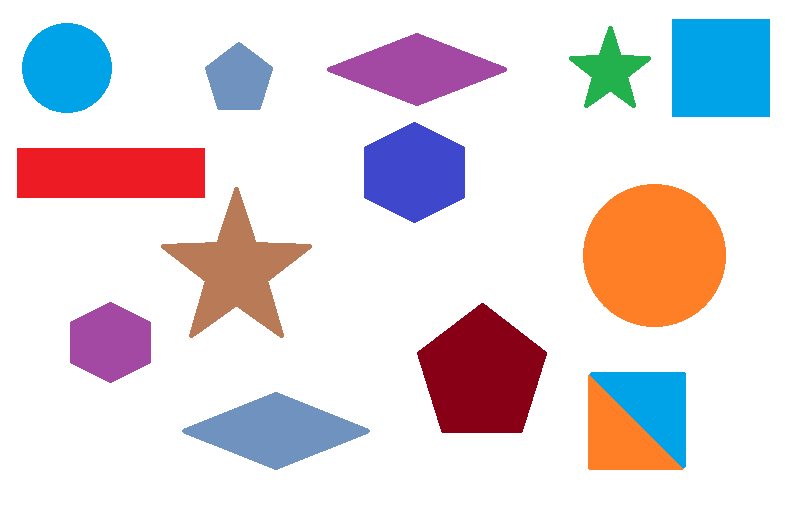
//> input picture data/test.png, 786 x 506 px
$ ./UseGeometry   (built with g++ and OpenCV 4)
//> lines starting //> are read from the running program, lines starting //| are printed output that depends on the picture; after the words box and inside, x2 and y2 are one past the last pixel; in counts of white or black regions, pixels touching at a corner belong together
//
// Created by wxq on 2020/10/10.
//
#include <iostream>
#include <opencv2/opencv.hpp>
#include <opencv2/core/core.hpp>

// #include <opencv2/dnn.hpp>
#include <stdio.h>
#include <stdlib.h>
#include <math.h>
#include <iostream>

using namespace cv;
using namespace std;

// TODO: OpenCV的DNN深度神经网络模块，未使用的模块，备用,需要包含头文件: opencv2/dnn.hpp
// using namespace dnn;

const int COLOR_VALUE = 5;
const int FLAG_VALUE = 5;
const double AREA_SIZE = 10.0;

// use 'UNIX like' path, RGBA image
const string INPUT_IMAGE = "data/test.png";
const string OUTPUT_IMAGE = "data/result.png";

//const string INPUT_IMAGE = "1.jpg";
//const string OUTPUT_IMAGE = "output.png";


int main(int argc, char* argv[]) {

    // 读取图片
//    Mat sourceImage = imread(INPUT_IMAGE);
//    Mat inputImage;
//    resize(sourceImage, inputImage, cvSize(640,480));
    Mat inputImage = imread(INPUT_IMAGE);
//> inputImage is the input picture: 506 rows x 786 cols, CV_8UC3; mean B, G, R 220, 215.1, 224.2


    // 判断图像是否为空
    if (inputImage.empty()) {
        cout << "源图像读取失败" << endl;
        // 返回错误代码并退出函数
        return -1;
    }

    // 转换图像类型
    Mat __inputImage;
    Mat __tmpImage;
    cvtColor(inputImage, __tmpImage, CV_BGRA2BGR);
    __tmpImage.convertTo(__inputImage, CV_8U);


    // 克隆图像
    // 用于检测圆
    Mat __useCircleImage = __inputImage.clone();
    // 用于检测其他图形
    Mat __useOtherImage = __inputImage.clone();
    // 结果图像
    Mat __resultImage = __inputImage.clone();

    /// 检测圆的算法部分

    // 中值滤波
    Mat __CircleMedianBlurImage;
    medianBlur(__useCircleImage, __CircleMedianBlurImage, 5);

    namedWindow("中值滤波结果", CV_WINDOW_AUTOSIZE);
    imshow("中值滤波结果", __CircleMedianBlurImage);
    waitKey(0);

    // 转换为灰度图像
//    Mat __CircleGrayImage;
//    cvtColor(__CircleMedianBlurImage, __CircleGrayImage, CV_BGR2GRAY);

    // Canny边缘检测
    Mat __CircleCannyImage;
//    Canny(__CircleGrayImage, __CircleCannyImage, 100, 200);
    Canny(__CircleMedianBlurImage, __CircleCannyImage, 100, 200);
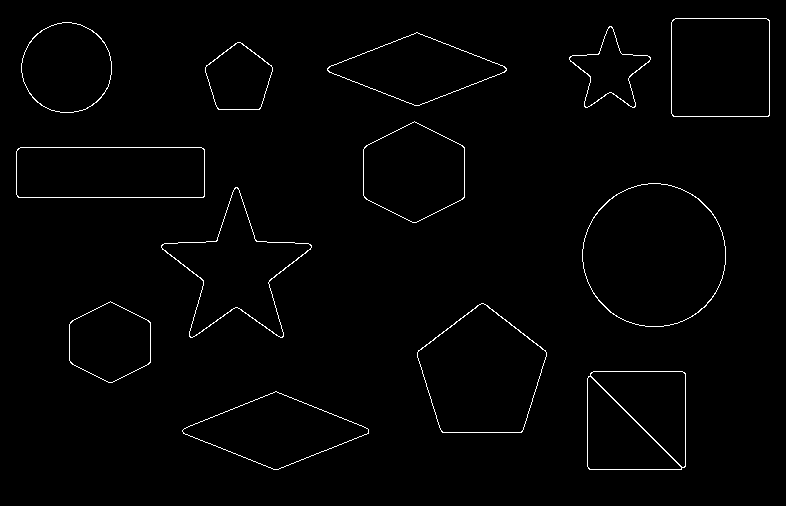
//> __CircleCannyImage: 506 rows x 786 cols, CV_8UC1; 1.3% white in thin lines or dots, all inside (x1, y1, x2, y2) = (16, 18, 770, 470)

    namedWindow("边缘检测结果", CV_WINDOW_AUTOSIZE);
    imshow("边缘检测结果", __CircleCannyImage);
    waitKey(0);

    // 用于存储计算结果
    vector<Vec3f> pcircles;

    // 霍夫圆检测
    HoughCircles(__CircleCannyImage, pcircles, CV_HOUGH_GRADIENT, 1.2, 100, 130, 38, 20, 100);
//> pcircles = 2 circles (x, y, radius): [654.6, 255, 71.96], [66.6, 66.6, 45.2]

    // 处理检测结果
    for (size_t i = 0; i < pcircles.size(); i++) {
        // 用于存储当前的圆的识别信息
        Vec3f cc = pcircles[i];

        // 存储BGR三个通道的值
        uchar __targetBlue = __useCircleImage.at<cv::Vec3b>(cc[1], cc[0])[0];
        uchar __targetGreen = __useCircleImage.at<cv::Vec3b>(cc[1], cc[0])[1];
        uchar __targetRed = __useCircleImage.at<cv::Vec3b>(cc[1], cc[0])[2];

        // 绘制文本
        string tempText = "<" + std::to_string((int)(cc[0])) + ", " + std::to_string((int)(cc[1])) + ">";
        putText(__useCircleImage, tempText, Point(cc[0] - 20, cc[1]), FONT_HERSHEY_PLAIN, 0.7, Scalar(255, 255, 255), 1, 8, false);
        putText(__resultImage, tempText, Point(cc[0] - 20, cc[1]), FONT_HERSHEY_PLAIN, 0.7, Scalar(255, 255, 255), 1, 8, false);

        // 绘制圆形和圆的轮廓
        circle(__useCircleImage, Point(cc[0], cc[1]), cc[2], Scalar(255, 0, 0), 2);
        circle(__resultImage, Point(cc[0], cc[1]), cc[2], Scalar(255, 0, 0), 2);
        circle(__useCircleImage, Point(cc[0], cc[1]), 1, Scalar(0, 255, 0), 2);
        circle(__resultImage, Point(cc[0], cc[1]), 1, Scalar(0, 255, 0), 2);
        // 打印提示
        cout << "位于Point<" << std::to_string((int)(cc[0])) << ", " << std::to_string((int)(cc[1])) << ">" << "存在圆形, " << "中心点颜色Color(" << std::to_string(__targetRed) << ", " << std::to_string(__targetGreen) << ", " << std::to_string(__targetBlue) << ")" << endl;
    }
//> this loop made 2 passes
//> (cc, tempText) on passes 1 to 2: ([654.6, 255, 71.96], "<654, 255>"), ([66.6, 66.6, 45.2], "<66, 66>")
//> (printed output is left out)
//> pass 2, `putText(__useCircleImage, tempText, Point(cc[0] - 20, cc[1]), FONT_HER..`:
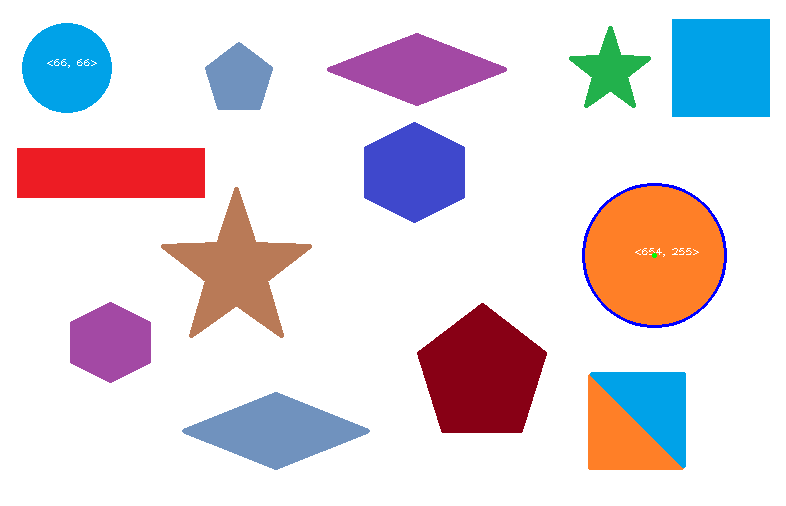
//> __useCircleImage: 506 rows x 786 cols, CV_8UC3; mean B, G, R 220.6, 214.6, 223.4
//> after the loop:
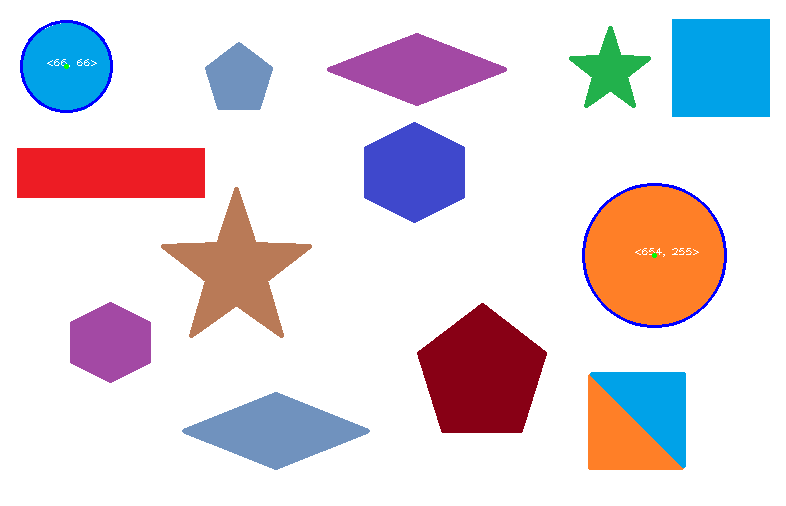
//> __useCircleImage: 506 rows x 786 cols, CV_8UC3; 0.22% of pixels changed, all inside (x1, y1, x2, y2) = (20, 20, 113, 113)
    namedWindow("圆检测结果", CV_WINDOW_AUTOSIZE);
    imshow("圆检测结果", __useCircleImage);
    waitKey(0);

    /// 检测五边形，六边形、三角形

    // 转换为灰度图像
    Mat __OtherGrayImage;
    cvtColor(__useOtherImage, __OtherGrayImage, CV_BGR2GRAY);
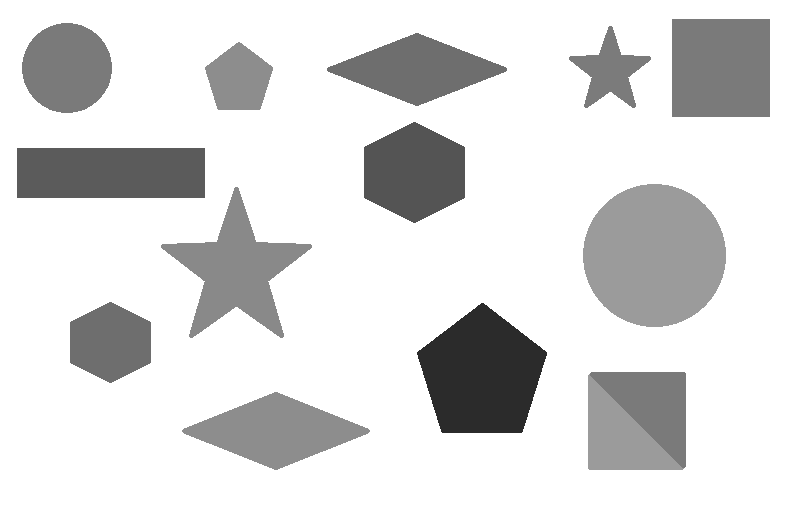
//> __OtherGrayImage: 506 rows x 786 cols, CV_8UC1; min 43, max 255, mean 218.4

    // 图像二值化
    Mat __OtherThresholdImage;
    threshold(__OtherGrayImage, __OtherThresholdImage, 0, 255, THRESH_BINARY_INV | THRESH_OTSU);
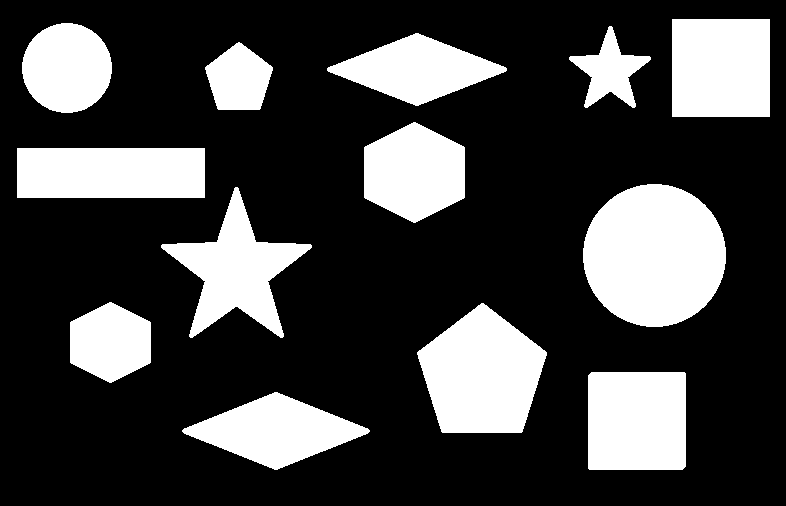
//> __OtherThresholdImage: 506 rows x 786 cols, CV_8UC1; 26.3% white; 13 white regions, largest, box (x1, y1, x2, y2) and area: (583, 184, 726, 327) 16033, (417, 303, 547, 433) 11785, (672, 19, 770, 117) 9604

    // namedWindow("二值化结果", CV_WINDOW_AUTOSIZE);
    // imshow("二值化结果", __OtherThresholdImage);

    // 用于存储Point的向量
    vector<vector<Point>> __contours;
    vector<Vec4i> __hierarchy;

    // 轮廓发现
    findContours(__OtherThresholdImage, __contours, __hierarchy, RETR_EXTERNAL, CHAIN_APPROX_SIMPLE, Point(0, 0));
    vector<vector<Point>> __contourPloy(__contours.size());

    // 定义三种颜色
    const Scalar blue = Scalar(255, 0, 0);
    const Scalar green = Scalar(0, 255, 0);
    const Scalar red = Scalar(0, 0, 255);

    // 用于计算色彩差的阈值
    int __colorValue = COLOR_VALUE;

    // 处理发现的轮廓
    for (size_t i = 0; i < __contours.size(); i++) {
        // 计算轮廓周长
        double __epsilon = 0.02 * arcLength(__contours[i], true);

        // 多边拟合
        approxPolyDP(Mat(__contours[i]), __contourPloy[i], __epsilon, true);

        // 计算中心距
        Moments moment;
        moment = moments(__contours[i]);
        int x = (int)(moment.m10 / moment.m00);
        int y = (int)(moment.m01 / moment.m00);

        // 三角形检测
        if (__contourPloy[i].size() == 3) {
            // 绘制轮廓
            drawContours(__useOtherImage, __contours, i, blue, 2);
            drawContours(__resultImage, __contours, i, blue, 2);

            // 绘制中心点坐标文本
            string tempText = "<" + std::to_string(x) + ", " + std::to_string(y) + ">";
            putText(__useOtherImage, tempText, Point(x - 20, y), FONT_HERSHEY_PLAIN, 0.7, Scalar(255, 255, 255), 1, 8, false);
            putText(__resultImage, tempText, Point(x - 20, y), FONT_HERSHEY_PLAIN, 0.7, Scalar(255, 255, 255), 1, 8, false);

            // 提取中心点颜色
            uchar __targetBlue = __useOtherImage.at<cv::Vec3b>(y, x)[0];
            uchar __targetGreen = __useOtherImage.at<cv::Vec3b>(y, x)[1];
            uchar __targetRed = __useOtherImage.at<cv::Vec3b>(y, x)[2];
            // 绘制中心点
            circle(__useOtherImage, Point(x, y), 2, red, -1);
            circle(__resultImage, Point(x, y), 2, red, -1);

            cout << "位于Point<" << std::to_string(x) << ", " << std::to_string(y) << ">";
            cout << "存在三角形, ";
            cout << "中心点颜色Color(" << std::to_string(__targetRed) << ", " << std::to_string(__targetGreen) << ", " << std::to_string(__targetBlue) << ")" << endl;

            // 四边形检测
        } else if (__contourPloy[i].size() == 4) {

            // 四个坐标点的颜色信息
            uchar __bottomBlue = __useOtherImage.at<cv::Vec3b>(y + 20, x)[0];
            uchar __bottomGreen = __useOtherImage.at<cv::Vec3b>(y + 20, x)[1];
            uchar __bottomRed = __useOtherImage.at<cv::Vec3b>(y + 20, x)[2];
            circle(__useOtherImage, Point(x, y + 20), 2, green, -1);
            circle(__resultImage, Point(x, y + 20), 2, green, -1);

            uchar __topBlue = __useOtherImage.at<cv::Vec3b>(y - 20, x)[0];
            uchar __topGreen = __useOtherImage.at<cv::Vec3b>(y - 20, x)[1];
            uchar __topRed = __useOtherImage.at<cv::Vec3b>(y - 20, x)[2];
            circle(__useOtherImage, Point(x, y - 20), 2, green, -1);
            circle(__resultImage, Point(x, y - 20), 2, green, -1);

            uchar __leftBlue = __useOtherImage.at<cv::Vec3b>(y, x + 20)[0];
            uchar __leftGreen = __useOtherImage.at<cv::Vec3b>(y, x + 20)[1];
            uchar __leftRed = __useOtherImage.at<cv::Vec3b>(y, x + 20)[2];
            circle(__useOtherImage, Point(x + 20, y), 2, green, -1);
            circle(__resultImage, Point(x + 20, y), 2, green, -1);

            uchar __rightBlue = __useOtherImage.at<cv::Vec3b>(y + 10, x - 20)[0];
            uchar __rightGreen = __useOtherImage.at<cv::Vec3b>(y + 10, x - 20)[1];
            uchar __rightRed = __useOtherImage.at<cv::Vec3b>(y + 10, x - 20)[2];
            circle(__useOtherImage, Point(x - 20, y), 2, green, -1);
            circle(__resultImage, Point(x - 20, y), 2, green, -1);

            // 计算色差
            int __bottomTopBlue = abs((int)(__bottomBlue)-(int)(__topBlue));
            int __bottomTopGreen = abs((int)(__bottomGreen)-(int)(__topGreen));
            int __bottomTopRed = abs((int)(__bottomRed)-(int)(__topRed));

            int __leftRightBlue = abs((int)(__leftBlue)-(int)(__rightBlue));
            int __leftRightGreen = abs((int)(__leftGreen)-(int)(__rightGreen));
            int __leftRightRed = abs((int)(__leftRed)-(int)(__rightRed));

            // 判断是否存在色差大于__colorValue
            bool __bottomTopColor = (__bottomTopBlue > __colorValue) || (__bottomTopGreen > __colorValue) || (__bottomTopRed > __colorValue);
            bool __leftRightColor = (__leftRightBlue > __colorValue) || (__leftRightGreen > __colorValue) || (__leftRightRed > __colorValue);

            // 存在特殊四边形
            if (__bottomTopColor || __leftRightColor) {
                // 绘制轮廓
                drawContours(__useOtherImage, __contours, i, blue, 2);
                drawContours(__resultImage, __contours, i, blue, 2);

                // 显示坐标点文本
                string tempText = "<" + std::to_string(x) + ", " + std::to_string(y) + ">";
                putText(__useOtherImage, tempText, Point(x - 20, y), FONT_HERSHEY_PLAIN, 0.7, Scalar(255, 255, 255), 1, 8, false);
                putText(__resultImage, tempText, Point(x - 20, y), FONT_HERSHEY_PLAIN, 0.7, Scalar(255, 255, 255), 1, 8, false);

                // 显示信息
                cout << "位于Point<" << std::to_string(x) << ", " << std::to_string(y) << ">";
                cout << "存在特殊四边形, 中心点位置: Point(" << std::to_string(x) << ", " << std::to_string(y) << ")" << endl;
                if (__bottomTopColor) {
                    cout << "|__测试点(上)颜色Color(" << std::to_string((int)__topRed) << ", " << std::to_string((int)__topGreen) << ", " << std::to_string((int)__topBlue) << ")" << endl;
                    cout << "|__测试点(下)颜色Color(" << std::to_string((int)__bottomRed) << ", " << std::to_string((int)__bottomGreen) << ", " << std::to_string((int)__bottomBlue) << ")" << endl;
                }
                if (__leftRightColor) {
                    cout << "|__测试点(左)颜色Color(" << std::to_string((int)__leftRed) << ", " << std::to_string((int)__leftGreen) << ", " << std::to_string((int)__leftRed) << ")" << endl;
                    cout << "|__测试点(右)颜色Color(" << std::to_string((int)__rightBlue) << ", " << std::to_string((int)__rightGreen) << ", " << std::to_string((int)__rightRed) << ")" << endl;
                }

                // 判断为矩形
            } else if ((!__bottomTopColor) && (!__leftRightColor)) {
                // 绘制轮廓
                drawContours(__useOtherImage, __contours, i, blue, 2);
                drawContours(__resultImage, __contours, i, blue, 2);
                // 显示信息
                cout << "位于Point<" << std::to_string(x) << ", " << std::to_string(y) << ">";
                // 绘制中心点坐标信息
                string tempText = "<" + std::to_string(x) + ", " + std::to_string(y) + ">";
                putText(__useOtherImage, tempText, Point(x - 20, y), FONT_HERSHEY_PLAIN, 0.7, Scalar(255, 255, 255), 1, 8, false);
                putText(__resultImage, tempText, Point(x - 20, y), FONT_HERSHEY_PLAIN, 0.7, Scalar(255, 255, 255), 1, 8, false);

                // 第一个点
                int tempx1 = __contours[i][0].x;
                int tempy1 = __contours[i][0].y;

                // 第一个点与中心点的差距
                int __flagValue = FLAG_VALUE;

                // 计算第一个点的col与中心点的col的差值
                bool flagx1 = abs(tempx1 - x) >= __flagValue ? true : false;

                // 计算第一个点的row与中心点的row的差值
                bool flagy1 = abs(tempy1 - y) >= __flagValue ? true : false;

                // 计算第一个点到中心点的差值
                bool flagxy1 = abs(abs(tempx1 - x) - abs(tempy1 - y)) >= __flagValue ? true : false;

                // 表明中心点与第一个点的X距离之差大于flagValue
                if (flagx1 && (!flagy1)) {
                    cout << "存在菱形, ";
                }

                // 表明中心点与第一个点的XY距离之差大于flagValue
                if (flagx1 && flagy1) {
                    if (flagxy1) {
                        cout << "存在矩形<长方形>, ";
                    } else {
                        cout << "存在矩形<正方形>, ";
                    }

                }

                // 表明中心点与第一个点的Y距离之差大于flagValue
                if ((!flagx1) && flagy1) {
                    cout << "存在菱形, ";
                }
                // 绘制第一个点为位置
                circle(__useOtherImage, Point(tempx1, tempy1), 2, red, -1);

                // 提取颜色， 显示信息
                uchar __targetBlue = __useOtherImage.at<cv::Vec3b>(y, x)[0];
                uchar __targetGreen = __useOtherImage.at<cv::Vec3b>(y, x)[1];
                uchar __targetRed = __useOtherImage.at<cv::Vec3b>(y, x)[2];
                circle(__useOtherImage, Point(x, y), 2, red, -1);
                circle(__resultImage, Point(x, y), 2, red, -1);
                cout << "中心点颜色Color(" << std::to_string(__targetRed) << ", " << std::to_string(__targetGreen) << ", " << std::to_string(__targetBlue) << ")" << endl;
            }
            // 判断为5边形
        } else if (__contourPloy[i].size() == 5) {
            // 绘制轮廓
            drawContours(__useOtherImage, __contours, i, blue, 2);
            drawContours(__resultImage, __contours, i, blue, 2);

            // 读取中心点颜色
            uchar __targetBlue = __useOtherImage.at<cv::Vec3b>(y, x)[0];
            uchar __targetGreen = __useOtherImage.at<cv::Vec3b>(y, x)[1];
            uchar __targetRed = __useOtherImage.at<cv::Vec3b>(y, x)[2];

            // 绘制中心点
            circle(__useOtherImage, Point(x, y), 2, red, -1);
            circle(__resultImage, Point(x, y), 2, red, -1);

            // 绘制中心点坐标信息
            string tempText = "<" + std::to_string(x) + ", " + std::to_string(y) + ">";
            putText(__useOtherImage, tempText, Point(x - 20, y), FONT_HERSHEY_PLAIN, 0.7, Scalar(255, 255, 255), 1, 8, false);
            putText(__resultImage, tempText, Point(x - 20, y), FONT_HERSHEY_PLAIN, 0.7, Scalar(255, 255, 255), 1, 8, false);

            // 显示信息
            cout << "位于Point<" << std::to_string(x) << ", " << std::to_string(y) << ">";
            cout << "存在五边形, ";
            cout << "中心点颜色Color(" << std::to_string(__targetRed) << ", " << std::to_string(__targetGreen) << ", " << std::to_string(__targetBlue) << ")" << endl;
            // 判断为六边形
        } else if (__contourPloy[i].size() == 6) {
            // 绘制轮廓
            drawContours(__useOtherImage, __contours, i, blue, 2);
            drawContours(__resultImage, __contours, i, blue, 2);

            // 读取中心点颜色
            uchar __targetBlue = __useOtherImage.at<cv::Vec3b>(y, x)[0];
            uchar __targetGreen = __useOtherImage.at<cv::Vec3b>(y, x)[1];
            uchar __targetRed = __useOtherImage.at<cv::Vec3b>(y, x)[2];

            // 绘制中心点
            circle(__useOtherImage, Point(x, y), 2, red, -1);
            circle(__resultImage, Point(x, y), 2, red, -1);

            // 绘制中心点坐标信息
            string tempText = "<" + std::to_string(x) + ", " + std::to_string(y) + ">";
            putText(__useOtherImage, tempText, Point(x - 20, y), FONT_HERSHEY_PLAIN, 0.7, Scalar(255, 255, 255), 1, 8, false);
            putText(__resultImage, tempText, Point(x - 20, y), FONT_HERSHEY_PLAIN, 0.7, Scalar(255, 255, 255), 1, 8, false);

            // 显示信息
            cout << "位于Point<" << std::to_string(x) << ", " << std::to_string(y) << ">";
            cout << "存在六边形, ";
            cout << "中心点颜色Color(" << std::to_string(__targetRed) << ", " << std::to_string(__targetGreen) << ", " << std::to_string(__targetBlue) << ")" << endl;

            // 判断为圆形或者是星星
        } else if (__contourPloy[i].size() >= 10) {
            // 绘制轮廓
            drawContours(__useOtherImage, __contours, i, blue, 2);
            drawContours(__resultImage, __contours, i, blue, 2);
            // 中心点颜色取值
            uchar __targetBlue = __useOtherImage.at<cv::Vec3b>(y, x)[0];
            uchar __targetGreen = __useOtherImage.at<cv::Vec3b>(y, x)[1];
            uchar __targetRed = __useOtherImage.at<cv::Vec3b>(y, x)[2];
            // 绘制中心点
            circle(__useOtherImage, Point(x, y), 2, red, -1);
            circle(__resultImage, Point(x, y), 2, red, -1);
            // 绘制中心点坐标文本
            string tempText = "<" + std::to_string(x) + ", " + std::to_string(y) + ">";
            putText(__useOtherImage, tempText, Point(x - 20, y), FONT_HERSHEY_PLAIN, 0.7, Scalar(255, 255, 255), 1, 8, false);
            putText(__resultImage, tempText, Point(x - 20, y), FONT_HERSHEY_PLAIN, 0.7, Scalar(255, 255, 255), 1, 8, false);

            // 获取第一个点
            int tempx = __contours[i][0].x;
            int tempy = __contours[i][0].y;
            circle(__useOtherImage, Point(tempx, tempy), 2, red, -1);
            circle(__resultImage, Point(tempx, tempy), 2, red, -1);

            // 计算中心点到第一个点的距离
            double __computeLength = (int)(abs(sqrt(pow((tempx - x), 2) + pow((tempy - y), 2))));

            // 计算面积
            double __computeArea = (double)(3.1415926525 * pow(__computeLength, 2));

            // 获取面积
            double __conArea = contourArea(__contours[i]);

            // 比较面积
            double __areaSize = AREA_SIZE;
            // cout << "计算的面积=" << __computeArea << endl;
            // cout << "获取的面积=" << __conArea << endl;

            bool __isStar = abs(__conArea - __computeArea) > __areaSize ? true : false;

            // 显示提示信息
            cout << "位于Point<" << std::to_string(x) << ", " << std::to_string(y) << ">";
            if (__isStar) {
                cout << "存在星星, ";
            } else {
                cout << "存在圆形, ";
            }

            cout << "中心点颜色Color(" << std::to_string(__targetRed) << ", " << std::to_string(__targetGreen) << ", " << std::to_string(__targetBlue) << ")" << endl;

            // 无法判断或者误判断的图形
        } else {

            // 读取中心点颜色
            uchar __targetBlue = __useOtherImage.at<cv::Vec3b>(y, x)[0];
            uchar __targetGreen = __useOtherImage.at<cv::Vec3b>(y, x)[1];
            uchar __targetRed = __useOtherImage.at<cv::Vec3b>(y, x)[2];

            // [11 lines of commented-out code are left out]
        }
    }
//> this loop made 13 passes
//> (x, y, tempx1, tempy1, flagx1, flagxy1) on passes 1, 7, 10, 13: (275, 430, 274, 392, false, true), (110, 172, 17, 148, true, true), (416, 69, 415, 33, false, true), (720, 67, 672, 19, true, false)
//> (printed output is left out)
//> __useOtherImage: 506 rows x 786 cols, CV_8UC3; mean B, G, R 222.9, 210.2, 218.6
//> (the rest of the program and of its run is left out)
